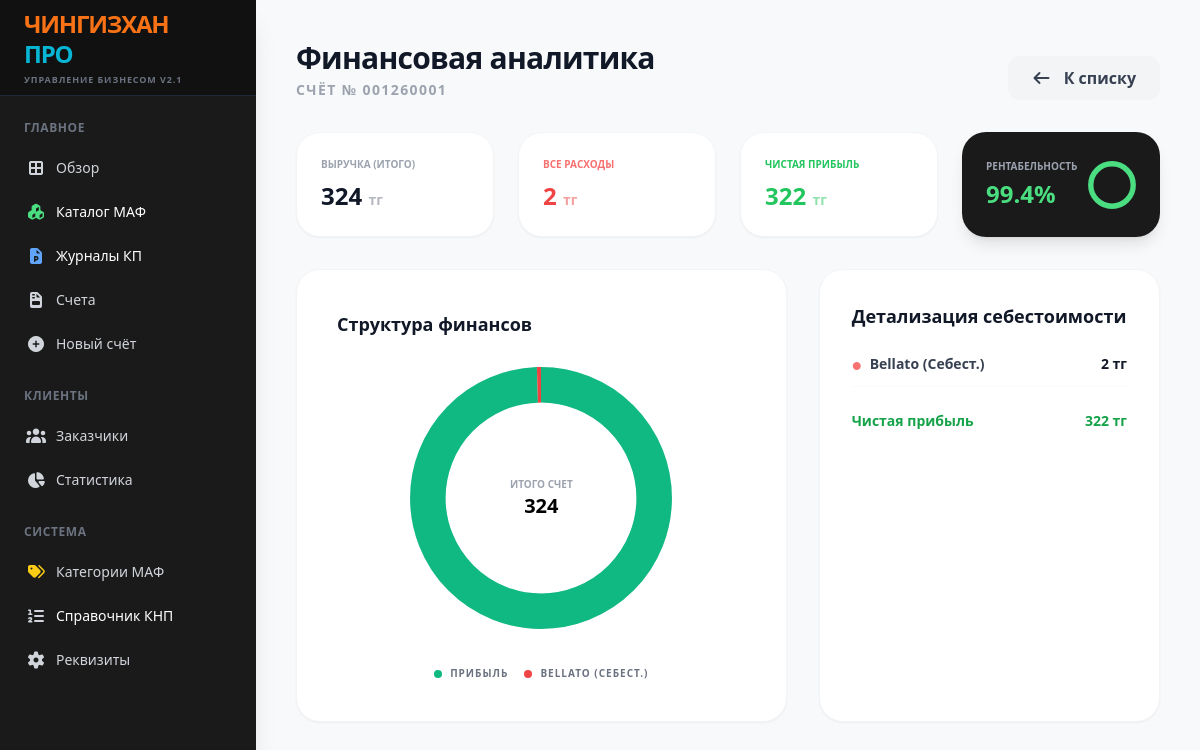
The page /invoice_stats/001260001 on the database as committed earlier.
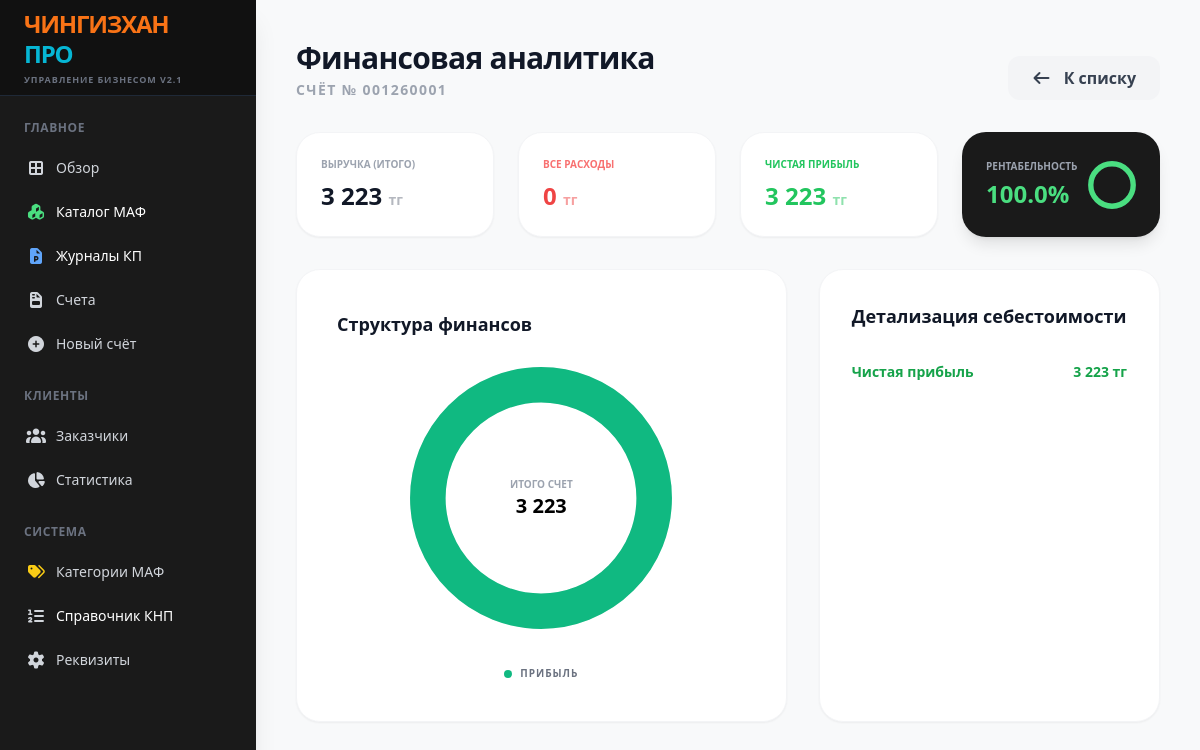
The same page on the database as committed later.
### tables this page shows
CREATE TABLE invoices (id TEXT PRIMARY KEY, client_id TEXT, date TEXT, subtotal REAL, vat_rate REAL, vat_amount REAL, total REAL, status INTEGER DEFAULT 0, knp TEXT DEFAULT "859", markup REAL DEFAULT 0);

CREATE TABLE internal_costs (id INTEGER PRIMARY KEY AUTOINCREMENT, invoice_id TEXT, label TEXT, value REAL);

### app.py (the view)
@app.route('/invoice_stats/<invoice_id>')
def invoice_stats(invoice_id):
    with sqlite3.connect(DB_NAME) as conn:
        c = conn.cursor()
        inv = c.execute("SELECT total, markup FROM invoices WHERE id=?", (invoice_id,)).fetchone()
        costs = c.execute("SELECT label, value FROM internal_costs WHERE invoice_id=?", (invoice_id,)).fetchall()
    if not inv: return "Счет не найден", 404
    total_cost = sum(v for l, v in costs)
    profit = inv[0] - total_cost
    margin = (profit / inv[0] * 100) if inv[0] > 0 else 0
    return render_template('stats.html', inv_id=invoice_id, total=inv[0], costs=costs, total_cost=total_cost, profit=profit, margin=margin)

### templates/stats.html (shortened to what the changed rows need)
{% extends "base.html" %}
{% block content %}
<div class="p-10 max-w-7xl mx-auto pb-20">
    <div class="flex justify-between items-end mb-8">
        <div>
            <h2 class="text-3xl font-black text-gray-900 tracking-tight">Финансовая аналитика</h2>
        </div>
    </div>
    <div class="grid grid-cols-4 gap-6 mb-8">
        <div class="bg-white p-6 rounded-3xl shadow-sm border border-gray-100">
            <div class="text-gray-400 text-[10px] font-black uppercase mb-2">Выручка (Итого)</div>
            <div class="text-2xl font-black text-gray-900">{{ '{:,.0f}'.format(total).replace(',', ' ') }} <span class="text-sm opacity-50 text-gray-500">тг</span></div>
        </div>
        <div class="bg-white p-6 rounded-3xl shadow-sm border border-gray-100">
            <div class="text-red-400 text-[10px] font-black uppercase mb-2">Все расходы</div>
            <div class="text-2xl font-black text-red-500">{{ '{:,.0f}'.format(total_cost).replace(',', ' ') }} <span class="text-sm opacity-50">тг</span></div>
        </div>
        <div class="bg-white p-6 rounded-3xl shadow-sm border border-gray-100">
            <div class="text-green-500 text-[10px] font-black uppercase mb-2">Чистая прибыль</div>
            <div class="text-2xl font-black text-green-500">{{ '{:,.0f}'.format(profit).replace(',', ' ') }} <span class="text-sm opacity-50">тг</span></div>
        </div>
        <div class="bg-[#1a1a1a] p-6 rounded-3xl shadow-lg flex items-center justify-between">
            <div>
                <div class="text-gray-400 text-[10px] font-black uppercase mb-1">Рентабельность</div>
                <div class="text-2xl font-black {% if margin > 30 %}text-green-400{% elif margin > 15 %}text-yellow-400{% else %}text-red-400{% endif %}">
                    {{ '{:.1f}'.format(margin) }}%
                </div>
            </div>
            <div class="w-12 h-12">
                <svg viewBox="0 0 36 36" class="w-full h-full transform -rotate-90" style="overflow: visible;">
                    <path class="text-gray-800" stroke-width="4" stroke="currentColor" fill="none" d="M18 2.0845 a 15.9155 15.9155 0 0 1 0 31.831 a 15.9155 15.9155 0 0 1 0 -31.831" />
                    <path class="{% if margin > 30 %}text-green-400{% elif margin > 15 %}text-yellow-400{% else %}text-red-400{% endif %}"
                          stroke-width="4" stroke-dasharray="{{ margin if margin > 0 else 0 }}, 100"
                          stroke-linecap="round" stroke="currentColor" fill="none"
                          d="M18 2.0845 a 15.9155 15.9155 0 0 1 0 31.831 a 15.9155 15.9155 0 0 1 0 -31.831" />
                </svg>
            </div>
        </div>
    </div>
    <div class="grid grid-cols-12 gap-8">
        <div class="col-span-7 bg-white p-10 rounded-3xl shadow-sm border border-gray-100 flex flex-col items-center">
            <div class="relative w-64 h-64">
                <svg viewBox="0 0 36 36" class="w-full h-full transform -rotate-90" style="overflow: visible;">
                    <circle cx="18" cy="18" r="15.9155" fill="none" stroke="#f3f4f6" stroke-width="5"></circle>
                    {% set ns = namespace(offset=0) %}
                    {% set colors = ['#EF4444', '#F59E0B', '#F97316', '#EC4899', '#8B5CF6'] %}
                    {% set p_pct = (profit / total * 100) if total > 0 else 0 %}
                    {% if p_pct > 0 %}
                        <circle cx="18" cy="18" r="15.9155" fill="none" stroke="#10B981" stroke-width="5"
                                stroke-dasharray="{{ p_pct }} 100" stroke-dashoffset="0"
                                class="transition-all duration-500 cursor-pointer hover:stroke-[7]"
                                onmousemove="showTip(event, 'Прибыль', '{{ '{:,.0f}'.format(profit) }} тг', '#10B981')" onmouseout="hideTip()"></circle>
                        {% set ns.offset = p_pct %}
                    {% endif %}
                    {% for c in costs %}
                        {% set c_val = c[1] if c[1] else 0 %}
                        {% set c_pct = (c_val / total * 100) if total > 0 else 0 %}
                        {% if c_pct > 0 %}
                            <circle cx="18" cy="18" r="15.9155" fill="none" stroke="{{ colors[loop.index0 % 5] }}" stroke-width="5"
                                    stroke-dasharray="{{ c_pct }} 100" stroke-dashoffset="-{{ ns.offset }}"
                                    class="transition-all duration-500 cursor-pointer hover:stroke-[7]"
                                    onmousemove="showTip(event, '{{ c[0] }}', '{{ '{:,.0f}'.format(c_val) }} тг', '{{ colors[loop.index0 % 5] }}')" onmouseout="hideTip()"></circle>
                            {% set ns.offset = ns.offset + c_pct %}
                        {% endif %}
                    {% endfor %}
                </svg>
                <div class="absolute inset-0 flex flex-col items-center justify-center pointer-events-none text-center">
                    <div class="text-[10px] text-gray-400 font-bold uppercase">Итого Счет</div>
                    <div class="text-xl font-black">{{ '{:,.0f}'.format(total).replace(',', ' ') }}</div>
                </div>
            </div>
            <div class="w-full flex flex-wrap gap-4 mt-10 justify-center">
                <div class="flex items-center text-[10px] font-black text-gray-500 uppercase tracking-widest"><span class="w-2 h-2 rounded-full bg-[#10B981] mr-2"></span>Прибыль</div>
                {% for c in costs %}
                <div class="flex items-center text-[10px] font-black text-gray-500 uppercase tracking-widest"><span class="w-2 h-2 rounded-full mr-2" style="background-color: {{ colors[loop.index0 % 5] }};"></span>{{ c[0] }}</div>
                {% endfor %}
            </div>
        </div>
        <div class="col-span-5 bg-white p-8 rounded-3xl shadow-sm border border-gray-100">
            <div class="space-y-4">
                {% for c in costs %}
                <div class="flex justify-between items-center border-b border-gray-50 pb-3">
                    <div class="text-sm font-bold text-gray-700 truncate mr-4"><i class="fas fa-circle text-[8px] text-red-400 mr-2"></i>{{ c[0] }}</div>
                    <div class="text-sm font-black text-gray-900 whitespace-nowrap">{{ '{:,.0f}'.format(c[1] if c[1] else 0).replace(',', ' ') }} тг</div>
                </div>
                {% endfor %}
                <div class="flex justify-between items-center pt-2">
                    <div class="text-sm font-bold text-green-600">Чистая прибыль</div>
                    <div class="text-sm font-black text-green-600">{{ '{:,.0f}'.format(profit).replace(',', ' ') }} тг</div>
                </div>
            </div>
        </div>
    </div>
</div>
{% endblock %}

Rows that differ between the two databases and show on the page:
removed internal_costs: label "BELLATO (СЕБЕСТ.)", label "Bellato (Себест.)", value "2"
changed invoices: total "324" → "3 223"
Other text that changed with them:
{{ '{:,.0f}'.format(total_cost).replace(',', ' ') }}: "2" → "0"
{{ '{:,.0f}'.format(profit).replace(',', ' ') }}: "322" → "3 223"
{{ '{:.1f}'.format(margin) }}: "99.4" → "100.0"
